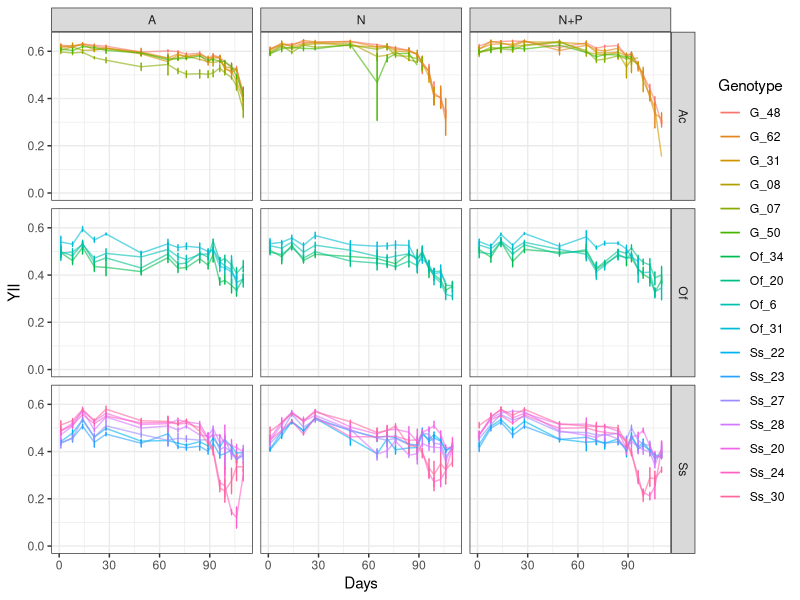
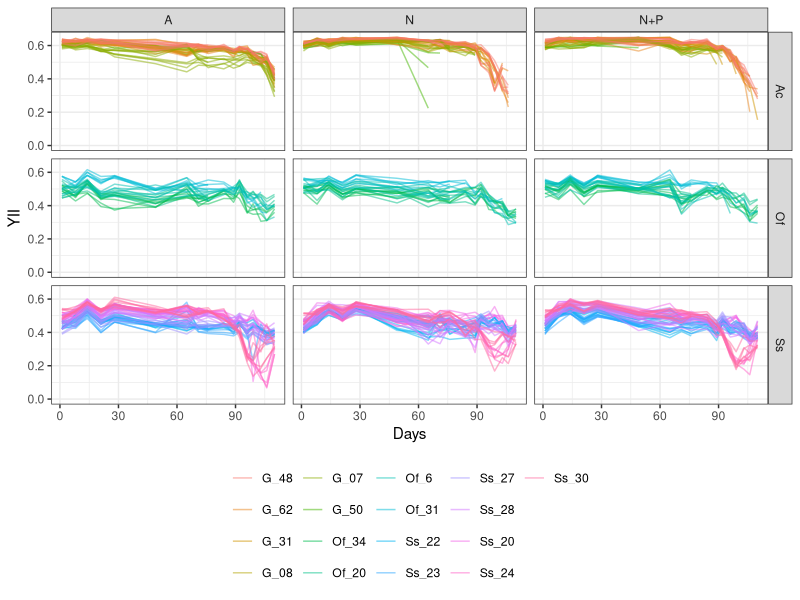
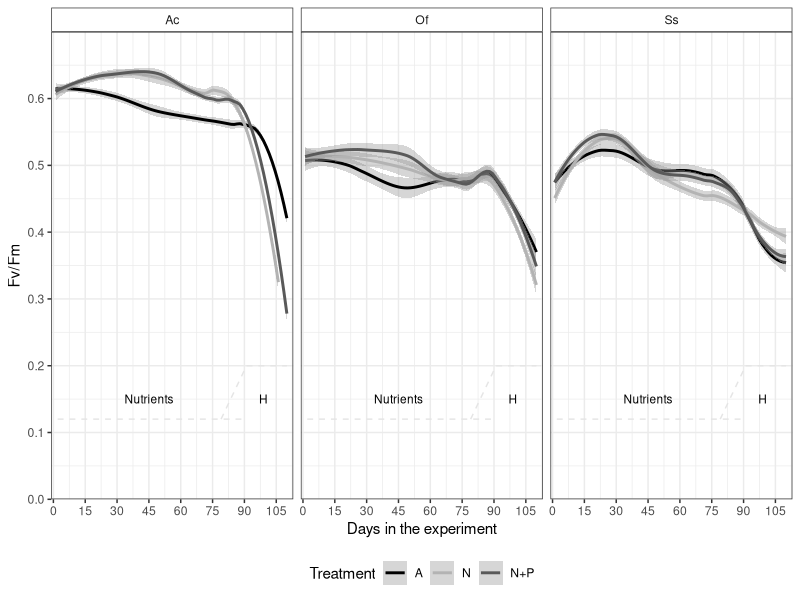
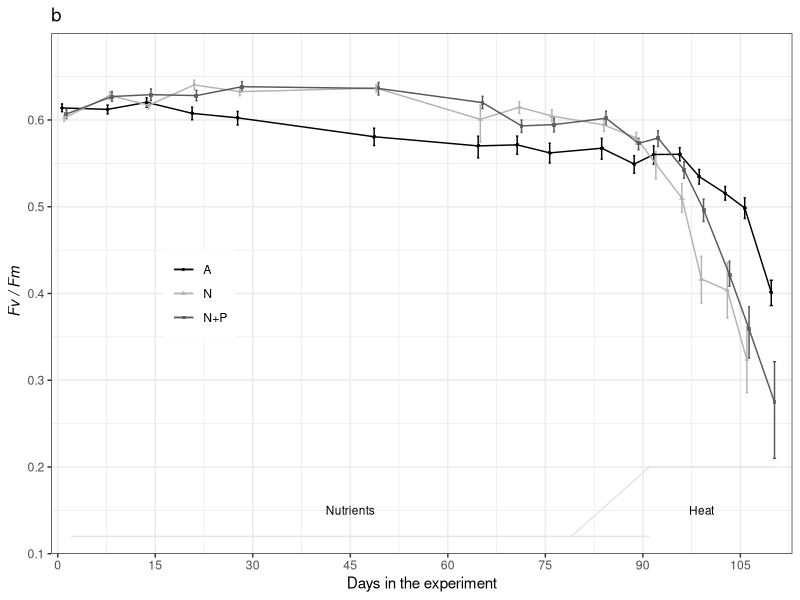
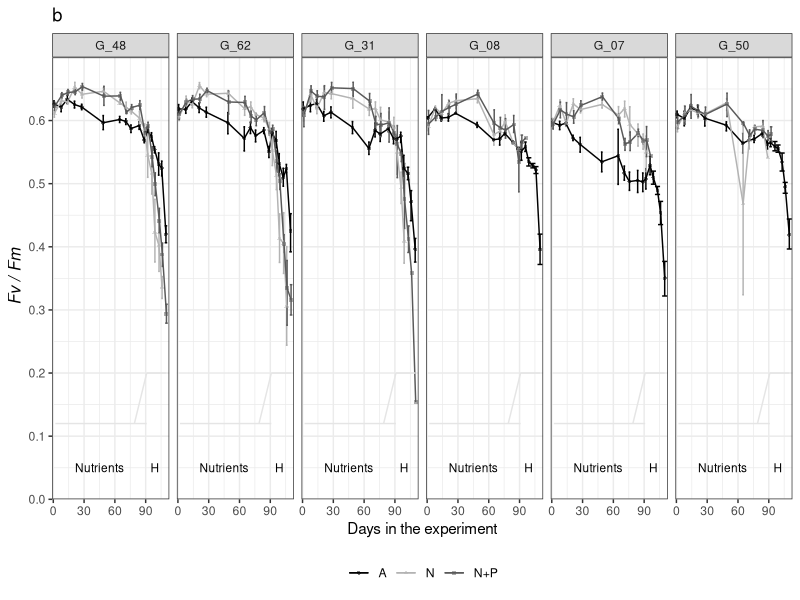

Here is the R script that generated these plots, in order: (Note: this script raises an error after producing the figures.)
## ---- chunk 1
knitr::opts_chunk$set(echo = TRUE, warning=FALSE, message=FALSE, fig.width=7, fig.height=7)
## ---- chunk 2

# Load libraries and sources required to run the script
    library(tidyverse)
    library(ggthemes)
    library(lmerTest)
    library(emmeans)
    library(multcomp)
    library(effects)
    library(gridExtra)

# Default ggplot settings

    Fill.colour<-scale_colour_manual(values = c("black", "gray70", "gray35"))

    ggthe_bw<-theme(plot.background=element_blank(),
          panel.grid.major.y = element_blank(),
          panel.grid.major.x = element_blank(),
          panel.grid.minor.x = element_blank(),
          panel.grid.minor.y = element_blank(),
          legend.box.background = element_rect(),
          panel.background =element_rect(fill = NA, color = "black")
          )+
    theme_bw()
## ---- chunk 3
  YII.data<-read.csv("YII_Data/All_YII_data.csv", header = T)
  summary(YII.data)
      
## ---- chunk 4
# Organize data type
      YII.data$Date<-as.Date(YII.data$Date, "%Y-%m-%d")
      YII.data$Days<-(as.numeric(YII.data$Date) -17485)
      
      YII.data$Spp <- as.factor(YII.data$Spp)
      
      YII.data$Treatment <- as.factor(YII.data$Treatment)
      
      YII.data$Genotype<-factor(as.character(YII.data$Genotype), 
                             levels=c("G_48", "G_62","G_31", 
                                      "G_08","G_07", "G_50", 
                            "Of_34","Of_20","Of_6", "Of_31",
                            "Ss_22","Ss_23","Ss_27", "Ss_28",
                            "Ss_20", "Ss_24","Ss_30"
                             ))  # D dominance order
      
# Check the data
      str(YII.data)
      summary(YII.data)
## ---- chunk 5
 # Remove baseline values
      YII.data<-subset(YII.data, Days>-1)
    # Remove recovery values
      YII.data<-subset(YII.data, Days<112)
      # write.csv(YII.data, "Outputs/Experiment_YII_data.csv", row.names = F)  
    # YII.Wide<- reshape(YII.data, idvar = "Fragment", timevar = "Days", direction = "wide")
      
      Spp.fragments<-YII.data %>% 
        group_by(Spp, Genotype, Treatment, Replicate) %>% count(Fragment)
      Spp.fragments
      #write.csv(Spp.fragments, "Outputs/Meassurments_perFragments.csv", row.names = F)

# Subset data 
      YII.nutrients<-subset(YII.data, Days<80)
      YII.heat<-subset(YII.data, Days>75)

## ---- chunk 6
YII_Colony<- ggplot(YII.data, aes (Days, YII, colour=Genotype)) +
        stat_summary(fun.data = "mean_cl_boot",geom = "errorbar", width = 0.5)+
        stat_summary(fun.y=mean, geom="line", alpha=0.6) +   theme_bw()
      YII_Colony + ylim(0.0, 0.65) + facet_grid (Spp~Treatment)
      
YII_Frag_Gen<- ggplot(YII.data, aes (Days, YII, colour=Genotype, group=Fragment)) +
        stat_summary(fun.y=mean, geom="line", alpha=0.5) +  
        theme_bw() + theme(legend.position = "bottom",
                           legend.title = element_blank())
      YII_Frag_Gen + ylim(0.0, 0.65) + facet_grid (Spp~Treatment)
## ---- chunk 7
YII_Treat<- ggplot(YII.data, aes (Days, YII, colour=Treatment)) +
        #stat_summary(fun.data = "mean_cl_boot",geom = "errorbar", 
        #             width = 0.2, position = position_dodge(1) ) +
        ggthe_bw+ Fill.colour +
        # stat_summary(fun.y=mean, geom="point")  +
        theme(legend.position="bottom",
              strip.background = element_rect(fill="white"))+
        scale_y_continuous(limits = c(0, 0.7),
                           breaks = seq(0, 0.6, 0.1),  
                           expand = c(0, 0),
                           name=("Fv/Fm")) +
        scale_x_continuous(name="Days in the experiment",
                           limits = c(-1,113),
                           breaks = seq(0, 113, 15),  
                           expand = c(0, 0))+
        annotate("segment", x = 2, xend = 91, y = 0.12, yend = 0.12,
                  colour = "gray90", linetype=2)+
        annotate("segment", x = 79, xend = 91, y = 0.12, yend = 0.20,
                  colour = "gray90", linetype=2)+
        annotate("segment", x = 91, xend = 110, y = 0.20, yend = 0.20,
                  colour = "gray90", linetype=2)+
        annotate("text", x = 45, y = 0.15, label = "Nutrients", size=3)+
        annotate("text", x = 99, y = 0.15, label = "H", size=3)
YII_Treat + facet_grid (~Spp) + geom_smooth(span=0.5)

All_SppFif<-YII_Treat + facet_wrap (Spp~Community) + geom_smooth(span=0.5)
#YII_Treat + facet_wrap (Spp~InitialCommunity) + geom_smooth(span=0.5)

#ggsave(file="Outputs/All_spp_YII_Treatb.svg", plot=All_SppFif, width=7, height=6)

## ---- chunk 8

YII.Acer<-subset(YII.data, Spp=="Ac")

YII_Treat_BW<- ggplot(data=YII.Acer, aes (Days, YII, colour=factor(Treatment), shape=factor(Treatment))) + ggtitle("b") +
        ggthe_bw + Fill.colour+
        stat_summary(fun.data = "mean_cl_boot",geom = "errorbar", width = 1,
                     position = position_dodge(1) )+
        stat_summary(fun.y=mean, geom="line", position = position_dodge(1), 
                     linetype=1, alpha=1) + 
         stat_summary(fun.y=mean, geom="point", size =1,
                   position=position_dodge(width=1), alpha=0.8)  +
        theme(legend.position=c(0.2, 0.5),
        legend.title = element_blank(), 
        strip.background =element_rect(fill=NA)) + # geom_smooth()+
      
    scale_y_continuous(limits = c(0.1, 0.7),
                           breaks = seq(0.1, 0.6, 0.1),  
                           expand = c(0, 0),
                           name=expression(~italic("Fv / Fm"))) +
        scale_x_continuous(name="Days in the experiment",
                           limits = c(-1,113),
                           breaks = seq(0, 113, 15),  
                           expand = c(0, 0))+
        annotate("segment", x = 2, xend = 91, y = 0.12, yend = 0.12,
                  colour = "gray90", linetype=1)+
        annotate("segment", x = 79, xend = 91, y = 0.12, yend = 0.20,
                  colour = "gray90", linetype=1)+
        annotate("segment", x = 91, xend = 110, y = 0.20, yend = 0.20,
                  colour = "gray90", linetype=1)
        
      
      Figure3<-YII_Treat_BW + #facet_grid (Spp~.)+
        annotate("text", x = 45, y = 0.15, label = "Nutrients", size=3)+
        annotate("text", x = 99, y = 0.15, label = "Heat", size=3)
Figure3
#ggsave(file="Outputs/Fig_3b_Acer_YII_Treat.svg", plot=Figure3, width=3.5, height=3)
## ---- chunk 9
YII.AcerB<-YII.Acer
YII.AcerB<-subset(YII.AcerB, Sample!="Ac_103_T11")

YII_Genotype_BW<- ggplot(data=YII.AcerB, aes (Days, YII, colour=factor(Genotype))) +
        ggthe_bw + 
  stat_summary(fun.data = "mean_cl_boot",geom = "errorbar", width = 1,
                     position = position_dodge(1), alpha=0.5 )+
  #stat_summary(fun.y=mean, geom="line", position = position_dodge(1), linetype=1, alpha=1) + 
  stat_summary(fun.y=mean, geom="point", size =1,
                   position=position_dodge(width=1), alpha=0.5)  +
  theme(legend.position="bottom", 
              legend.title = element_blank(),
              strip.background = element_rect(fill="white"))+
  scale_y_continuous(limits = c(0.1, 0.7),
                           breaks = seq(0.1, 0.6, 0.1),  
                           expand = c(0, 0),
                           name=expression(~italic("Fv / Fm"))) +
  scale_x_continuous(name="Days in the experiment",
                           limits = c(-1,113),
                           breaks = seq(0, 113, 15),  
                           expand = c(0, 0))+
  annotate("segment", x = 2, xend = 91, y = 0.12, yend = 0.12,
                  colour = "gray90", linetype=2)+
  annotate("segment", x = 79, xend = 91, y = 0.12, yend = 0.20,
                  colour = "gray90", linetype=4)+
  annotate("segment", x = 91, xend = 110, y = 0.20, yend = 0.20,
                  colour = "gray90", linetype=3)+
  facet_grid (~Treatment)+
        annotate("text", x = 45, y = 0.21, label = "Nutrients", size=3)+
        annotate("text", x = 99, y = 0.21, label = "H", size=3)

YII_Genotype_BW <- YII_Genotype_BW + geom_smooth(method = "loess", span=0.4, alpha=0.1, size=0.5)
#ggsave(file="Outputs/Acer_YII_Treat_Genotype.svg", plot=YII_Genotype_BW, width=5.5, height=5)
## ---- chunk 10

FigureS3_genotype<-YII_Treat_BW<- ggplot(data=subset(YII.data, Spp=="Ac"), aes (Days, YII, colour=factor(Treatment), shape=factor(Treatment))) +
        ggthe_bw + Fill.colour+
        stat_summary(fun.data = "mean_cl_boot",geom = "errorbar", width = 5,
                     position = position_dodge(1) )+
        stat_summary(fun.y=mean, geom="line", position = position_dodge(1), 
                     linetype=1, alpha=1) + 
         stat_summary(fun.y=mean, geom="point", size =1,
                   position=position_dodge(width=1), alpha=0.5)  +
        theme(axis.title.y=element_text(size=12), 
          legend.position="bottom",
          legend.title = element_blank()) + ggtitle("b") +
      
    scale_y_continuous(limits = c(0.0, 0.7),
                           breaks = seq(0.0, 0.6, 0.1),  
                           expand = c(0, 0),
                           name=expression(~italic("Fv / Fm"))) +
        scale_x_continuous(name="Days in the experiment",
                           limits = c(-1,113),
                           breaks = seq(0, 113, 30),  
                           expand = c(0, 0))+
        annotate("segment", x = 2, xend = 91, y = 0.12, yend = 0.12,
                  colour = "gray90", linetype=1)+
        annotate("segment", x = 79, xend = 91, y = 0.12, yend = 0.20,
                  colour = "gray90", linetype=1)+
        annotate("segment", x = 91, xend = 110, y = 0.20, yend = 0.20,
                  colour = "gray90", linetype=1)+
        annotate("text", x = 45, y = 0.05, label = "Nutrients", size=3)+
        annotate("text", x = 99, y = 0.05, label = "H", size=3) +
  facet_grid(~Genotype)
FigureS3_genotype
  
#ggsave(file="Outputs/S3b_YII_Treat_Colo.svg", plot=Figure3_genotype, width=6.0, height=3.5)
## ---- chunk 11
#Time as a factor, not as int
      str(YII.data)
      YII.data$DaysF<-as.factor(YII.data$Days)

# All spp together
      LME1<-lmer(YII ~ Treatment * DaysF * Spp + (1|Genotype),
                REML=TRUE, data=YII.data, na.action=na.omit)
       lmerTest::step (LME1)
       drop1(LME1, test = "Chisq")
       summary(LME1)
       # plot(Effect(c("Treatment","Spp","DaysF"), LME1), x.var="DaysF", multiline=T, ci.style="bars",
       #    ylab="Fv/Fm", xlab="Days in the experiment")
    
      # EMMs
      All.YII.emm<-emmeans(LME1, ~Treatment * DaysF* Spp)
      emmip(LME1, ~DaysF|Treatment|Spp, CIs = TRUE) + theme_bw() + facet_grid(Spp~Treatment)
  # Spp responded differently, do separate analysis for each one
## ---- chunk 12
# 1. Find the best model
YII.Acer$DaysF<-as.factor(YII.Acer$Days)

LME_Acer<-lmerTest::lmer(YII ~ Treatment * DaysF + 
                             (1|Genotype) + (1|Replicate) +  (1|Fragment), 
                              data=YII.Acer, na.action=na.omit)
      summary(LME_Acer)
      
      Step.LME_Acer<-step (LME_Acer) # Replicate is not significant
      anova(LME_Acer)
      ranova(LME_Acer)# Replicate is not significant
      # Drop (1|Replicate)
      final_fm <- get_model(Step.LME_Acer)
      summary(final_fm)
      
  LME_Acer1<-lmerTest::lmer(YII ~ Treatment * DaysF + 
                             (1|Genotype/Fragment), 
                              data=subset(YII.data, Spp=="Ac"), na.action=na.omit)
      
  ranova(LME_Acer1)
  
  LME_Acer2<-lmerTest::lmer(YII ~ Treatment * DaysF + 
                             (1|Genotype) +  (1|Fragment), 
                              data=subset(YII.data, Spp=="Ac"), na.action=na.omit)
  ranova(LME_Acer2)    
  
  anova(LME_Acer1, LME_Acer2) # LME_Acer1 and LME_Acer2 are the same 
  
#2. Extract EMMs
      Acer.YII.emm<-emmeans(LME_Acer1, ~Treatment * DaysF)
      contrast(Acer.YII.emm, "tukey")
      
      # Effect plot options
      emmip(LME_Acer, ~DaysF|Treatment, CIs = TRUE) + theme_bw() # interaction plot of predictions
      
      # Pairwise comparisons
      #pairs(Acer.YII.emm) # same than contrast(Acer.YII.emm, "tukey")
      
      #plot(emmeans(LME_Acer, ~DaysF|Treatment), comparisons = TRUE) +
      #  coord_flip(xlim = NULL, ylim = NULL, expand = TRUE) + facet_wrap(~Treatment) +
      #  theme_gdocs() # Tukey comparison (do not trust CI to compare EMMs)
      
      Acer.YII_groups<-cld(Acer.YII.emm, by=NULL) # compact-letter display
      Acer.YII_groups<-Acer.YII_groups[order(Acer.YII_groups$Treatment, Acer.YII_groups$Day),]
      Acer.YII_groups
      #write.csv(Acer.YII_groups, "Outputs/Multicomp_AcerYII.csv", row.names = F)
## ---- chunk 13
 ## Data subsets  
summary(YII.Acer)
    YII.0<-subset(YII.Acer, DaysF=="1") # Only baseline
    YII.0<-droplevels(YII.0)
   
    YII.Control<-subset(YII.Acer, Treatment=="A") # Only Ambient
    YII.Control<-subset(YII.Control, Days<77)
    YII.Control<-droplevels(YII.Control)
    summary(YII.Control)
    
    YII.FinalAC<-subset(YII.Control, DaysF=="76")
    YII.FinalAC<-droplevels(YII.FinalAC)
    
    #BW.nutrients<-subset(BW.Tall, Days>-10) # Remove baseline
    #BW.nutrients<-subset(BW.nutrients, Days<76)
    YII.nutrients<-subset(YII.Acer, Days<76) # with baseline
    YII.nutrients<-droplevels(YII.nutrients)
    summary(YII.nutrients)
## ---- chunk 14
YII_Init<- ggplot(YII.0, aes (Genotype, YII, colour=Genotype)) +
   ggtitle("(a) Baseline")+
  stat_summary(fun.data = "mean_cl_boot",geom = "errorbar", width = 0.2) +
  stat_summary(fun.y=mean, geom="point", size =3, alpha=0.5) + ggthe_bw +
  scale_y_continuous(name=("Fv/Fm"),
                     limits = c(0.46, 0.62),
                     breaks = seq(0.46, 0.62, by=0.02))+
   theme(legend.position="none",
        legend.title = element_blank(), 
        strip.background =element_rect(fill=NA))
YII_Init
## ---- chunk 15
# ANOVA
  LM_bl <- lm(YII ~ Genotype, data= YII.0)
  anova(LM_bl)

# Pairwise comparisons
  BW_bl.emmc<-emmeans(LM_bl, ~ Genotype)
  contrast(BW_bl.emmc, "tukey")
  
#Tukey groups
  BW_bl_groups<-cld(BW_bl.emmc)
  BW_bl_groups
  #write.csv(BW_bl_groups, "Outputs/BW_baseline_groups.csv", row.names = F)

# N fragments    
  N0.fragments<-YII.0 %>% 
     group_by(Genotype) %>% count(Genotype)
  N0.fragments

## ---- chunk 16
YII_76<- ggplot(YII.FinalAC, aes (Genotype, YII, colour=Genotype)) +
   ggtitle("(b) Ambient (day 76)")+
  stat_summary(fun.data = "mean_cl_boot",geom = "errorbar", width = 0.2) +
  stat_summary(fun.y=mean, geom="point", size =3, alpha=0.5) + ggthe_bw +
  scale_y_continuous(name=("Fv/Fm"),
                     limits = c(0.46, 0.62),
                     breaks = seq(0.46, 0.62, by=0.02))+
   theme(legend.position="none",
        legend.title = element_blank(), 
        strip.background =element_rect(fill=NA))
YII_76
## ---- chunk 17
summary(BW.FinalAC)

# Model
  LM_A_C.75 <- lmer(dAW.gd ~ MoteGen + (1|Replicate), data= BW.FinalAC)
  isSingular(LM_A_C.75)
  anova(LM_A_C.75) # Day alone is not significant, but Day:Genet is 
  ranova(LM_A_C.75) # Replicate is not significant

  LM_A_C.75 <-lm(dAW.gd ~ MoteGen , data=BW.FinalAC)
  anova(LM_A_C.75) # Day alone is not significant, but Day:Genet is 
  summary(LM_A_C.75)
  
# Pairwise comparisons
  BW_A_C75.emmc<-emmeans(LM_A_C.75, ~MoteGen)
  #contrast(BW_A_C.emmc, "tukey")
  
#Tukey groups
  BW_A_C75_groups<-cld(BW_A_C75.emmc)
  BW_A_C75_groups
  #write.csv(BW_A_C75_groups, "Outputs/BW_A_C75_groups.csv", row.names = F)

# N fragments    
  N.fragments_A_C75<-BW.FinalAC %>% 
     count(MoteGen)
  N.fragments_A_C75

## ---- chunk 18
Captivityeffect<-grid.arrange(YII_Init,YII_76, nrow=1)
#ggsave(file="Outputs/S_Genotypes.svg", plot=Captivityeffect, width=6, height=3.5)
## ---- chunk 19
summary(YII.Control)

# Model
  LM_A_C <- lmer(YII ~ Genotype * DaysF + 
                  (1|Fragment)+ (1|Replicate), data=YII.Control)
  anova(LM_A_C) # Day alone is not significant, but Day:Genet is 
  ranova(LM_A_C) # Replicate is not significant
  step(LM_A_C)

# Pairwise comparisons
  BW_A_C.emmc<-emmeans(LM_A_C, ~Genotype * DaysF)
  #contrast(BW_A_C.emmc, "tukey")
  
#Tukey groups
  BW_A_C_groups<-cld(BW_A_C.emmc)
  BW_A_C_groups<-BW_A_C_groups[order(BW_A_C_groups$Genotype,BW_A_C_groups$Day),]
  BW_A_C_groups
  
  #write.csv(BW_A_C_groups, "Outputs/BW_A_C_groups.csv", row.names = F)

# N fragments    
  N.fragments_A_C<-YII.Control %>% 
     group_by(Genotype) %>% count(DaysF)
  N.fragments_A_C

## ---- chunk 20
# 1. Model 
  LM_A_C <- lmer(YII ~ Genotype * Days + 
                  (1|Fragment)+ (1|Replicate), data=YII.Control)
  anova(LM_A_C) # Day alone is not significant, but Day:Genet is 
  ranova(LM_A_C) # Replicate is not significant
  step(LM_A_C)

# 2. Predict values:
  pred_ambient <- predict(LM_A_C,re.form = NA)

#3. Bootstrap CI:
  ambient.boot1 <- bootMer(LM_A_C, predict, nsim = 1000, re.form = NULL) # include random effects, reduce CI lot!
    std.err <- apply(ambient.boot1$t, 2, sd)
    CI.lo_1 <- pred_ambient - std.err*1.96
    CI.hi_1 <- pred_ambient + std.err*1.96

  #Plot
  Model_ambients_plot<- ggplot(
    YII.Control, aes(x = Days, y = YII, colour =Genotype)) +
    geom_line(aes(y = pred_ambient),size=2) +
    #geom_point(aes(fill=factor(Treatment)),
    #         shape = 21, colour = "black", size = 2, stroke = 0.3, alpha=0.3) +
    geom_ribbon(aes(ymin = CI.lo_1, ymax = CI.hi_1),
                size=2, alpha = 0.1, linetype = 0) +
    #scale_color_manual(values=my_colours) +
    #scale_fill_manual(values=my_colours) +
    scale_y_continuous(name=expression(~italic("YII")),
                      limits = c(0.45,0.65), 
                      breaks = seq(0.45, 0.65, by=0.02), expand = c(0,0))+
    scale_x_continuous("Days in the experiment", limits = c(-0, 78),
                     breaks = seq(-30, 76, by=15), expand = c(0,0))+
    
    stat_summary(fun.data = "mean_cl_boot",geom = "errorbar", width = 1,
                   position = position_dodge(1) )+
    stat_summary(fun.y=mean, geom="line", position = position_dodge(1), 
                linetype=1, alpha=0.5) + ggthe_bw
  
  Model_ambients_plot
    
  
